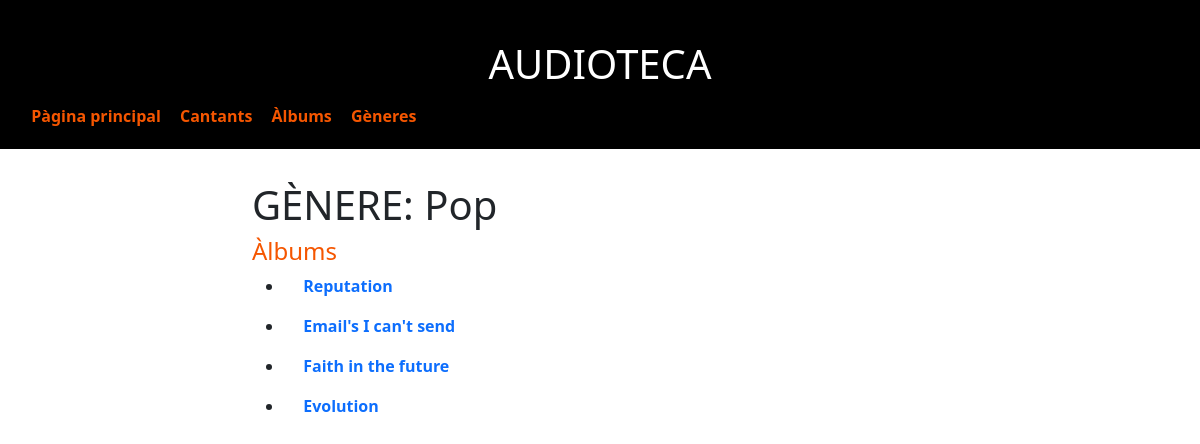
/audioteca/generes/1, run on the app's committed database.
### audioteca/models.py (models this page shows, shortened)
class Genere(models.Model):
    nom = models.CharField(max_length=200, help_text="Escriu el gènere de música (Ex: Pop, K-pop, Rock...)")

class Album(models.Model):
    titol = models.CharField(max_length=200)
    cantant = models.ForeignKey('Cantant', on_delete=models.SET_NULL, null=True)
    duració = models.IntegerField(help_text="Escriu la duració total del àlbum")
    preu = models.IntegerField(help_text='Escriu el preu de l\'àlbum')
    generes = models.ManyToManyField(Genere, help_text="Selecciona un gènere per a aquest àlbum.")
    portada = models.ImageField(null=True)
    def __str__(self):
        return self.titol
    def display_genere(self):
        return ', '.join([ generes.nom for generes in self.generes.all()[:3] ])
    display_genere.short_description = 'Genere'

### audioteca/views.py (the view)
# urls.py: path('generes/<int:pk>', views.GenereDetailView.as_view(), name='genere-detail'),
class GenereDetailView(generic.DetailView):
    model = Genere

### audioteca/templates/audioteca/genere_detail.html
{% extends "base_generic.html" %}
{% block content %}
<div class="margePag">
    <h1>GÈNERE: {{ genere.nom }}</h1>
        <h4>Àlbums</h4>
        <dl>
        {% for album in genere.album_set.all %}
            <ul>
                <li>
                    <dt><a href="{% url 'album-detail' album.pk %}">{{album}}</a></dt>
                </li>
            </ul>
            {% empty %}
            <p>No hi ha cap àlbum registrat amb aquest gènere</p>
        {% endfor %}
        </dl>
</div>
{% endblock %}

### audioteca/static/css/styles.css (style rules this page uses)
a:link, a:visited, a:active, a:hover { font-weight: bold; text-decoration: none; margin-left: 1.2em; }
h1 { font-size: 3em; }
h4 { font-weight: bold; margin: 0em; color: #F55600 }
.margePag { margin-left: 15em; }

### data on the page
Genere: nom "Pop"
Album: titol "Reputation"
Album: titol "Email's I can't send"
Album: titol "Faith in the future"
Album: titol "Evolution"
